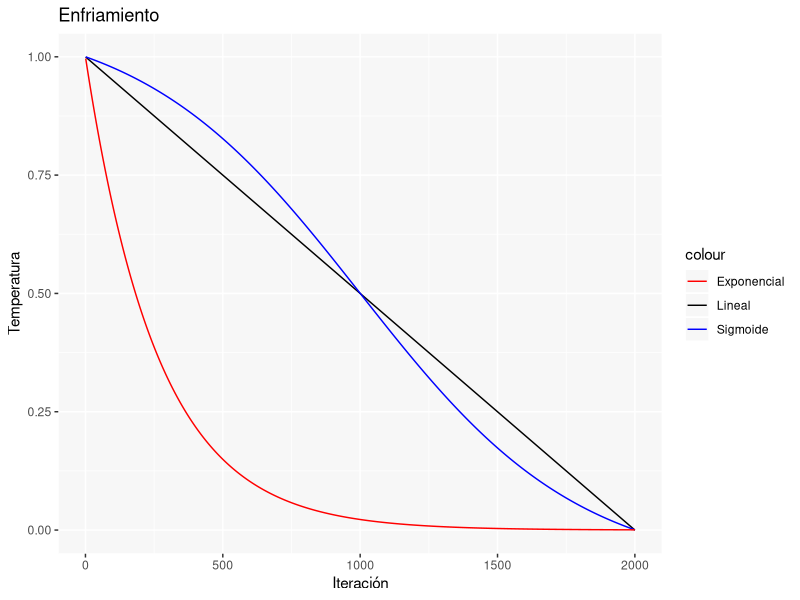

Generate this figure with R:
library(ggplot2)

sigm = array()
lin = array()
expo = array()
x = array()
N=2000
r=0.2
for(t in c(1:2000)){
  x=append(x,t,length(x))
  lin = append(lin, 1 - (1/2000)*t,length(lin))
  expo = append(expo,exp((-t * log(N) / 2000)),length(expo))
  sigm = append(sigm,(1/(1+exp((t-N/2)/(N*r)))  - 1/(1+exp((N/2)/(N*r)))  )*(( ( 1 - 1/N ) /(1/(1+exp((-1000)/(N*r))) - 1/(1+exp((N/2)/(N*r))) ))) + 1/N,length(sigm))
}
x = x[-1]
lin = lin[-1]
expo = expo[-1]
sigm = sigm[-1]
dataPlot = data.frame(x,lin,expo,sigm)

ggplot(data = dataPlot, aes(x=x, y = lin)) + 
  geom_line(aes(y = lin, color="Lineal")) +
  geom_line(aes(y = sigm, colour="Sigmoide")) + 
  geom_line(aes(y = expo, colour="Exponencial")) + xlab("Iteración") + ylab("Temperatura")+ ggtitle("Enfriamiento") +
  theme(panel.background = element_rect(fill='gray97', colour = 'white')) + 
  scale_color_manual(values = c(
    'Lineal' = 'black',
    'Sigmoide' = 'blue',
    'Exponencial' = 'red'))
